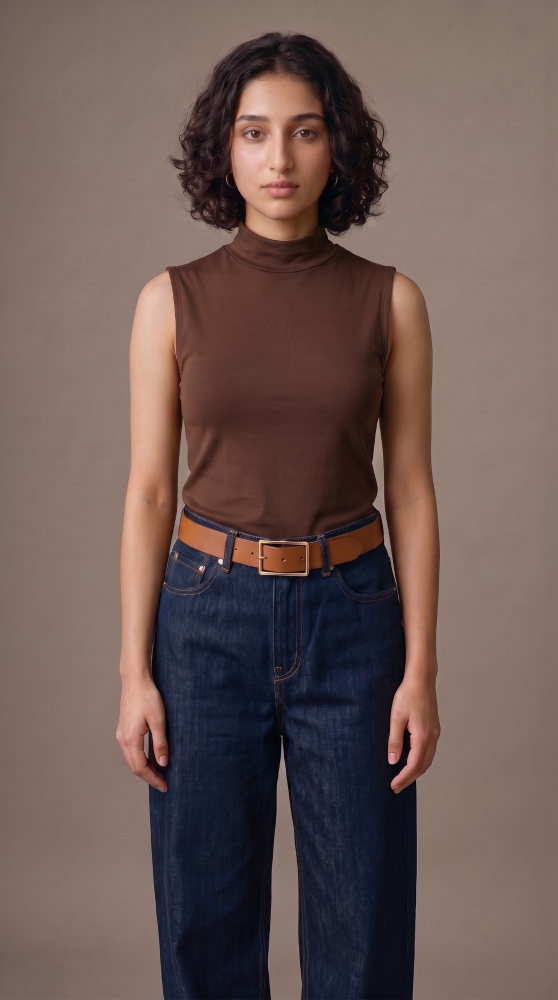
#> input picture reel/assets/source/model-01-chocolat.jpg, 1116 x 2000 px (shown at 1/2 size); its folder holds 4 pictures in this run
$ python align_probe.py
#> lines starting #> are read from the running program, lines starting #| are printed output that depends on the picture
#!/usr/bin/env python3
"""Measure how far each generated image drifted from the base, on the face."""
import glob, os
import numpy as np
import cv2

SRC = '/home/user/BASIC/reel/assets/source'
paths = sorted(glob.glob(f'{SRC}/model-*.jpg'))
ref = cv2.imread(paths[0], cv2.IMREAD_GRAYSCALE).astype(np.float32) / 255
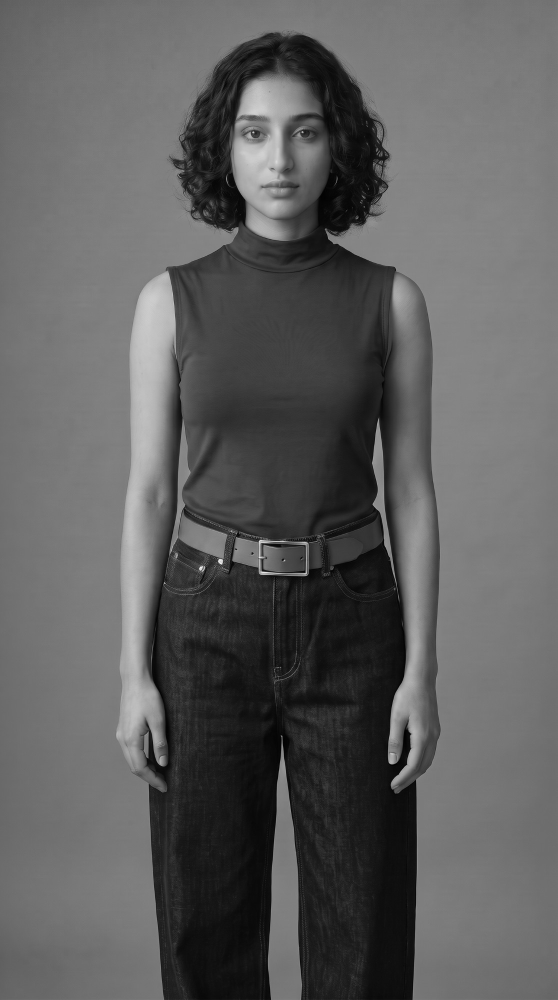
#> ref: shape (2000, 1116) float32 (shown at 1/2 size); min 0, max 0.969, mean 0.368

# face + jaw + neck: what the prompts locked, and what sits at the crop's top edge
mask = np.zeros_like(ref, np.uint8)
mask[150:470, 380:740] = 255

for p in paths:
    im = cv2.imread(p, cv2.IMREAD_GRAYSCALE).astype(np.float32) / 255
    for mode, name in [(cv2.MOTION_TRANSLATION, 'T'), (cv2.MOTION_AFFINE, 'A')]:
        warp = np.eye(2, 3, dtype=np.float32)
        try:
            cc, warp = cv2.findTransformECC(ref, im, warp, mode,
                (cv2.TERM_CRITERIA_EPS | cv2.TERM_CRITERIA_COUNT, 300, 1e-6), mask, 5)
        except cv2.error as e:
            cc = float('nan')
        sx = np.hypot(warp[0, 0], warp[1, 0]); rot = np.degrees(np.arctan2(warp[1, 0], warp[0, 0]))
        print(f'{os.path.basename(p):34s} {name} cc={cc:.4f} dx={warp[0,2]:+6.1f} dy={warp[1,2]:+6.1f} s={sx:.4f} rot={rot:+.2f}')
#> this loop made 2 passes
#| model-01-chocolat.jpg              T cc=1.0000 dx=  +0.0 dy=  +0.0 s=1.0000 rot=+0.00
#| model-01-chocolat.jpg              A cc=1.0000 dx=  +0.0 dy=  +0.0 s=1.0000 rot=-0.00
#> pass 2 of the loop `for p in paths:`:
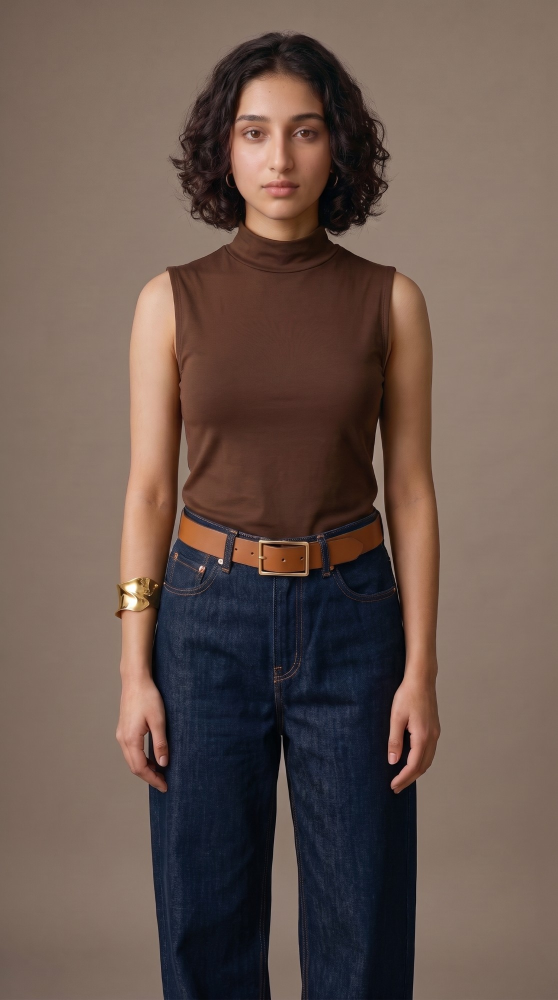
#> input picture reel/assets/source/model-02-chocolat-manchette.jpg, 1116 x 2000 px (shown at 1/2 size)
#> `im = cv2.imread(p, cv2.IMREAD_GRAYSCALE).astype(np.float32) / 255`:
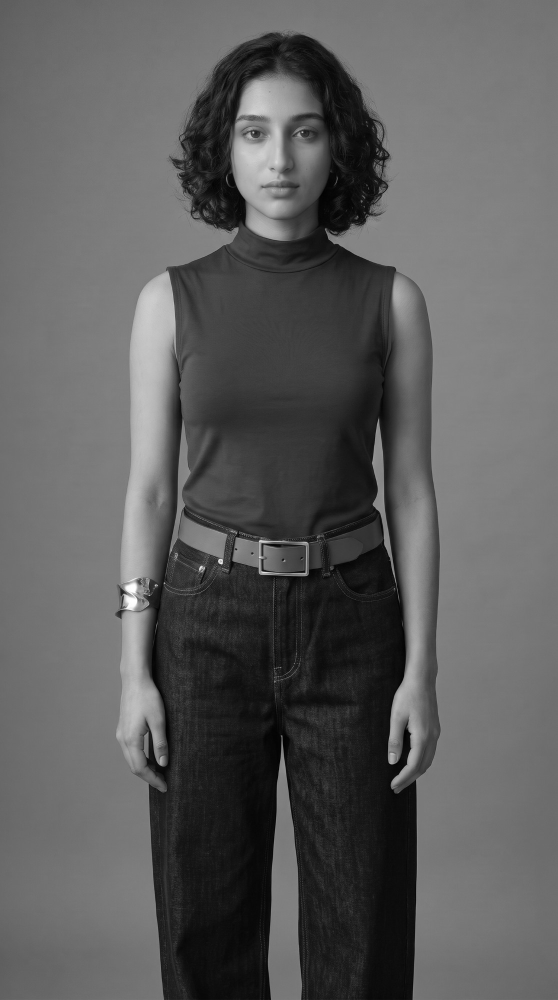
#> im: shape (2000, 1116) float32 (shown at 1/2 size); min 0, max 1, mean 0.362
#> the loop `for mode, name in [(cv2.MOTION_TRANSLATION, 'T'), (cv2.MOTION_AFFINE, ..` made 2 passes
#> (cc, warp, sx, rot) on passes 1 to 2: (0.999, [[1, 0, 0.0287], [0, 1, -0.039]], 1, 0), (0.999, [[1, -8.58e-05, -0.0557], [-0.000252, 1, 0.0571]], 1, -0.0145)
#> (printed output is left out)
#> pass 3 of the loop `for p in paths:`:
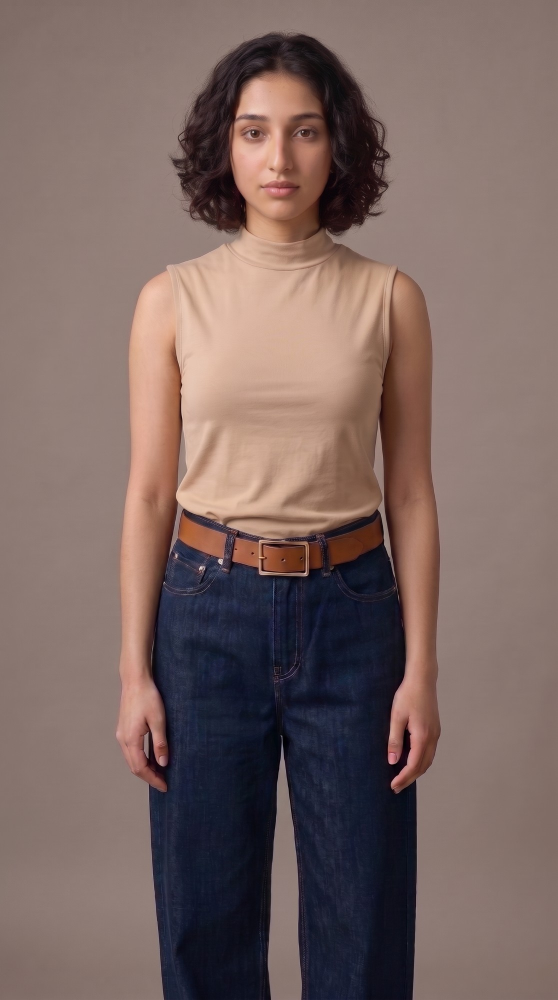
#> input picture reel/assets/source/model-03-sable.jpg, 1116 x 2000 px (shown at 1/2 size)
#> `im = cv2.imread(p, cv2.IMREAD_GRAYSCALE).astype(np.float32) / 255`:
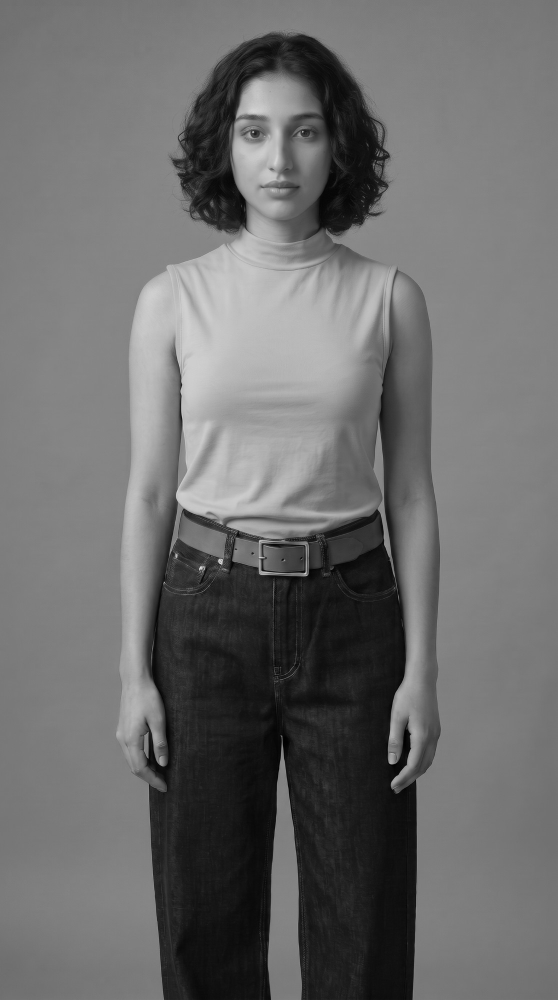
#> im: shape (2000, 1116) float32 (shown at 1/2 size); min 0, max 0.941, mean 0.423
#> the loop `for mode, name in [(cv2.MOTION_TRANSLATION, 'T'), (cv2.MOTION_AFFINE, ..` made 2 passes
#> (cc, warp, sx, rot) on passes 1 to 2: (0.985, [[1, 0, -0.365], [0, 1, -0.634]], 1, 0), (0.986, [[1, 0.00507, -3.74], [-0.00184, 1, -1.02]], 1, -0.105)
#> (printed output is left out)
#> the loop made 4 passes; the first 3 are shown
